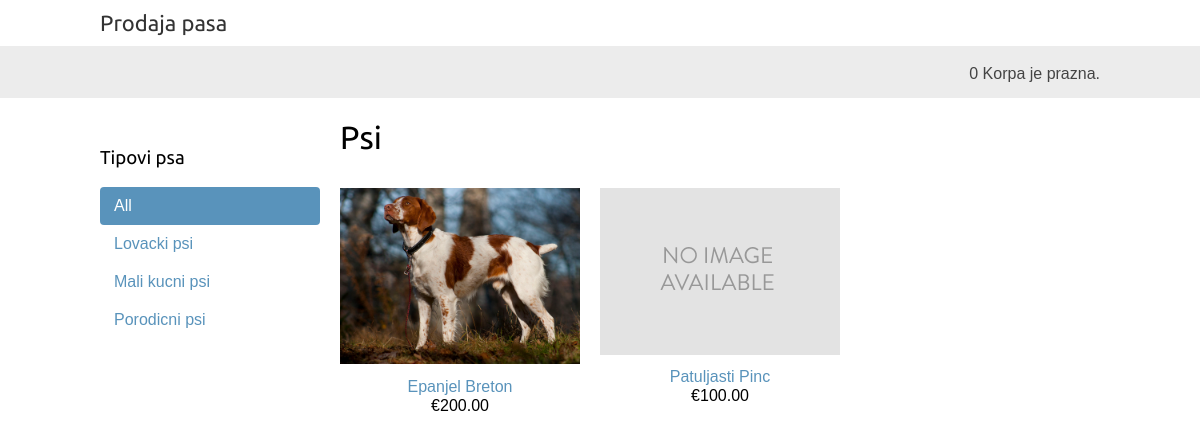
The page / on the database its author committed.
### SalonPasa/models.py (models this page shows, shortened)
class TipPsa(models.Model):
    naziv = models.CharField(max_length=200, db_index=True)
    slug = models.SlugField(max_length=200, unique=True)
    class Meta:
        ordering = ('naziv',)
        verbose_name = 'Tip psa'
        verbose_name_plural = 'Tipovi psa'
    def ApsolutniURL(self): return reverse('SalonPasa:ListaPasaPoTipu', args=[self.slug])

class Pas(models.Model):
    tipPsa = models.ForeignKey(TipPsa, related_name='psi',
on_delete=models.CASCADE)
    naziv = models.CharField(max_length=200, db_index=True)
    slug = models.SlugField(max_length=200, db_index=True)
    slika = models.ImageField(upload_to='pas/%Y/%m/%d', blank=True)
    opis = models.TextField(blank=True)
    cena = models.DecimalField(max_digits=10, decimal_places=2)
    raspoloziv = models.BooleanField(default=True)
    kreiran = models.DateTimeField(auto_now_add=True)
    azuriran = models.DateTimeField(auto_now=True)
    class Meta:
        ordering = ('naziv',)
        index_together = (('id', 'slug'),)
        verbose_name_plural = 'psi'
    def ApsolutniURL(self): return reverse('SalonPasa:DetaljiPsa', args=[self.id, self.slug])

### SalonPasa/views.py (the view)
# urls.py: urlpatterns = [ path('', views.ListaPasa, name='ListaPasa'),
def ListaPasa(request, tipPsa_slug=None): # vraca katalog kao html
    tipPsa = None
    tipoviPsa = TipPsa.objects.all()
    psi = Pas.objects.filter(raspoloziv=True)
    if tipPsa_slug:
        tipPsa = get_object_or_404(TipPsa, slug=tipPsa_slug)
        psi = psi.filter(tipPsa=tipPsa)
    korpa = Korpa(request)
    return render(request, 'SalonPasa/pas/list.html',
        {'tipPsa': tipPsa, 'tipoviPsa': tipoviPsa,
        'psi': psi
         , 'korpa':korpa
         })

### Korpa/korpa.py (called while the page is built)
    def __len__(self):
        return sum(stavka['kolicina'] for stavka in self.korpa.values())

### SalonPasa/templates/SalonPasa/pas/list.html (shortened to what this page needs)
{% extends "SalonPasa/base.html" %}
{% load static %}
{% block content %}
<div id="sidebar"><h3>Tipovi psa</h3>
    <ul>
        <li {% if not tipPsa %}class="selected" {% endif %}>
            <a href="{% url "SalonPasa:ListaPasa" %}">All</a> </li>
        {% for c in tipoviPsa %}
        <li {% if tipPsa.slug == c.slug %}class="selected" {% endif %}>
            <a href="{{ c.ApsolutniURL }}">{{ c.naziv }}</a>
        </li>
        {% endfor %}
    </ul>
</div>
<div id="main" class="product-list">
    <h1>{% if tipPsa %}{{ tipPsa.naziv }}{% else %}Psi{% endif %}</h1>
    {% for pas in psi %}
    <div class="item">
        <a href="{{ pas.ApsolutniURL }}">
            <img src="{% if pas.slika %}{{ pas.slika.url }}
{% else %}{% static " img/no_image.png" %}{% endif %}"></a>
        <a href="{{ pas.ApsolutniURL }}">{{ pas.naziv }}</a>
        <br>
        &euro;{{ pas.cena }}
    </div>
    {% endfor %}
</div>
{% endblock %}

### SalonPasa/templates/SalonPasa/base.html (shortened to what this page needs)
{% load static %}
<!DOCTYPE html>
<html>
<head>
<link href="{% static "css/base.css" %}" rel="stylesheet">
</head>
<body>
<div id="header">
    <a href="/" class="logo">Prodaja pasa</a>
</div>
<div id="subheader">
    <div class="cart">
        {{korpa|length}}
        {% with brojstavkiukorpi=korpa|length %}
        {% if brojstavkiukorpi > 0 %}
        U korpi se nalazi:
        <a href="{% url "Korpa:DetaljiKorpe" %}">
        {{brojstavkiukorpi}} kom, ukupna cena
        &euro;{{ korpa.UzmiUkupnuCenu }}
        </a>
        {% else %}
        Korpa je prazna.
        {% endif %}
        {% endwith %}
    </div>
</div>
<div id="content">
    {% block content %}
    {% endblock %}
</div>
</body>
</html>

### SalonPasa/static/css/base.css (style rules this page uses)
body { margin:0; padding:0; font-family:helvetica, sans-serif; }
h1, h2, h3, h4, h5 , h6 { font-family: 'Ubuntu', sans-serif; font-weight:normal; }
a { text-decoration:none; color:#5993bb; }
#header { padding:10px 100px; font-size:18px; overflow:auto; }
#subheader { background:#ececec; color:#444; padding:15px 100px; overflow:auto; }
#header .logo { font-family: 'Ubuntu', sans-serif; float:left; color:#333; font-size:22px; margin-right:10%; }
#subheader .cart { float:right; padding-top:4px; }
#content { padding:0 100px; overflow:hidden; }
#sidebar { width:220px; padding:30px 20px 0 0; float:left; }
#sidebar ul { margin:0; padding:0; }
#sidebar ul li { margin:0; list-style:none; padding:10px 14px; }
#sidebar ul li a { display:block; }
#sidebar ul li.selected { background:#5993bb; border-radius:4px; }
#sidebar ul li.selected a { color:#fff; }
#main { float:left; width: 96%; margin-right:-220px; overflow:hidden; }
.product-list .item { width:25%; padding:10px 20px 10px 0; float:left; text-align:center; line-height:1.2; }
.product-list .item img { width:100%; margin-bottom:8px; }

### rows shown on the page
TipPsa: naziv "Lovacki psi"
TipPsa: naziv "Mali kucni psi"
TipPsa: naziv "Porodicni psi"
Pas: slika (picture), naziv "Epanjel Breton", cena "200.00"
Pas: naziv "Patuljasti Pinc", cena "100.00"

### other values the page prints
{{ korpa|length }} "0"
